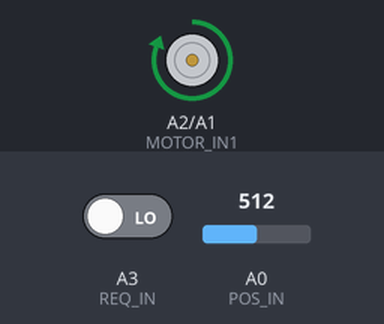
The sketch below on a simulated Arduino Uno, built with avr-gcc and run on an emulated ATmega328P. On the bench: motor-driver pin pairs drawn as motors (green arrow = first pin HIGH = forward, orange = second pin HIGH = backward, longer = more drive). The inputs (shaded band) are chosen by the test bench; at power-on: A0 (POS_IN) = 512, A3 (REQ_IN) LOW.

Above: at 1.2 s.
1.3 s: A0 (POS_IN) set to 935
2.8 s: A0 (POS_IN) set to 963
At 3.7 s:
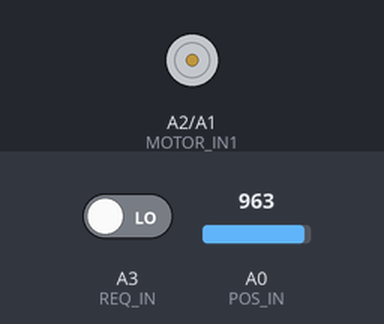
4.3 s: A3 (REQ_IN) driven HIGH
At 4.9 s:
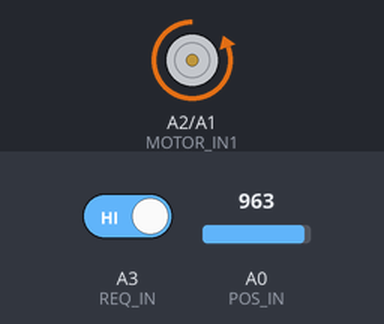
5.8 s: A3 (REQ_IN) driven LOW
At 6.1 s:
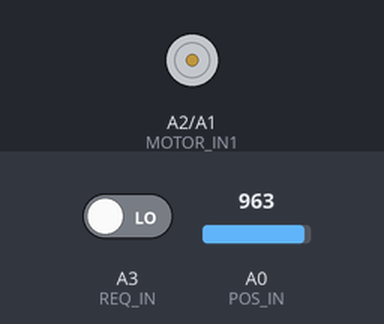
7.3 s: A0 (POS_IN) set to 900
At 8.5 s:
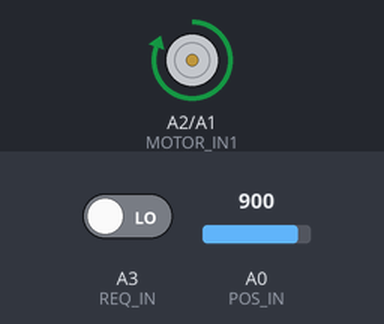
Timing chart, 0 to 38.8 s (numbered marks = the images above; inputs shaded):
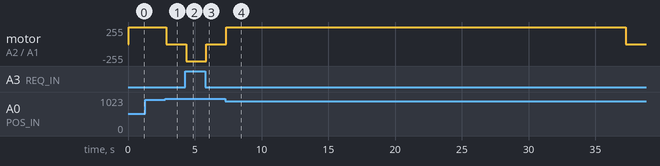

The sketch:

heatervalve.ino
```cpp
#define MOTOR_IN1 A2
#define MOTOR_IN2 A1
#define POS_IN    A0
#define REQ_IN    A3

#define POS_CURRENT 0
#define POS_OPEN 1
#define POS_CLOSED 2

typedef struct {
  int position;
  int plusTolerance;
  int minusTolerance;
} goal_t;

goal_t goal_positions[] = {
  { 512, 1024, 1024}, // Always matches current position
  { 80, 30, 80 },      // Valve is open to heater core
  { 950, 75, 0 },     // Valve is closed, bypass heater core
};

int goal;

void setup() {
  // put your setup code here, to run once:

  pinMode(POS_IN, INPUT);
  pinMode(REQ_IN, INPUT);
  pinMode(MOTOR_IN1, OUTPUT);
  pinMode(MOTOR_IN2, OUTPUT);

//  Serial.begin(9600);

  goal = POS_CURRENT;
}

void openValve() {
  goal = POS_OPEN;
}

void closeValve() {
  goal = POS_CLOSED;
}

void stopValve() {
  goal = POS_CURRENT;
}

void setSpeed(int pwm) {
  // Negative direction is on MOTOR_IN2, Positive direction is on MOTOR_IN1
  if (pwm == 0) {
      digitalWrite(MOTOR_IN1, LOW);
      digitalWrite(MOTOR_IN2, LOW);
  } else if (pwm < 0) {
      digitalWrite(MOTOR_IN1, LOW);
      analogWrite(MOTOR_IN2, abs(pwm));
  } else {
      digitalWrite(MOTOR_IN2, LOW);
      analogWrite(MOTOR_IN1, pwm);
  }
}


int distanceFromGoal(int position, goal_t goalPos) {

  if (position == goalPos.position) {
    return 0;
  }

  if (position > (goalPos.position - goalPos.minusTolerance)) {
    if (position <= (goalPos.position + goalPos.plusTolerance)) {
      return 0;
    }

    return goalPos.position - position;
  }

  if (position >= (goalPos.position - goalPos.minusTolerance)) {
    return 0;
  }

  return goalPos.position - position;
}

void loop() {
  static int position = 0;
  static int currentPWM = 0;
  static int targetPWM = 0;
  static int accel = 25;
  static int tick = 0;
  static int request = 0;
  static int previous_req = 0;
  static unsigned long millis_powered = millis();

  unsigned long current_millis = millis();

  // put your main code here, to run repeatedly:
  position = analogRead(A0);
  request = digitalRead(A3);

  if (request != previous_req) {
    // Protect against stuck. Remember how long we've been trying
    // to obtain the requested position. Stop after a while.
    // Retry when the request changes.
    millis_powered = current_millis;
  }

  goal = request ? POS_OPEN : POS_CLOSED;

  goal_t goalPos = goal_positions[goal];

  int distance = distanceFromGoal(position, goalPos);

  if (distance > 0) {
    targetPWM = 255;
  } else if (distance < 0) {
    targetPWM = -255;
  } else {
    targetPWM = 0;
  }

  if (targetPWM < currentPWM) {
    if ((currentPWM - targetPWM) < accel) {
      currentPWM = targetPWM;
    } else {
      currentPWM -= accel;
    }
  } else if (targetPWM > currentPWM) {
    if ((targetPWM - currentPWM) < accel) {
      currentPWM = targetPWM;
    }
    currentPWM += accel;
  }

  if (currentPWM == 0 || (millis_powered > current_millis)) {
    millis_powered = current_millis;
  }

  if ((current_millis - millis_powered) < 30000) { // Don't let the motor be on for more than 30s
    setSpeed(currentPWM);
  } else {
    setSpeed(0);
  }

//  setSpeed(currentPWM);

  delay(10);
}
```

Measured:
- the behaviour switches between 949 and 950 on A0 (POS_IN) (found by bisection; images 0 and 1)
- after the input at 1.3 s, every drawn part: stays the same
- after the input at 2.8 s, motor on A2 (MOTOR_IN1) / A1 (MOTOR_IN2): forward 255/255 → stopped after 0.05 s
- after the input at 4.3 s, motor on A2 (MOTOR_IN1) / A1 (MOTOR_IN2): stopped → backward 255/255 after 0.05 s
- after the input at 5.8 s, motor on A2 (MOTOR_IN1) / A1 (MOTOR_IN2): backward 255/255 → stopped after 0.05 s
- after the input at 7.3 s, motor on A2 (MOTOR_IN1) / A1 (MOTOR_IN2): stopped → forward 255/255 after 0.06 s, → stopped 29.9 s later
